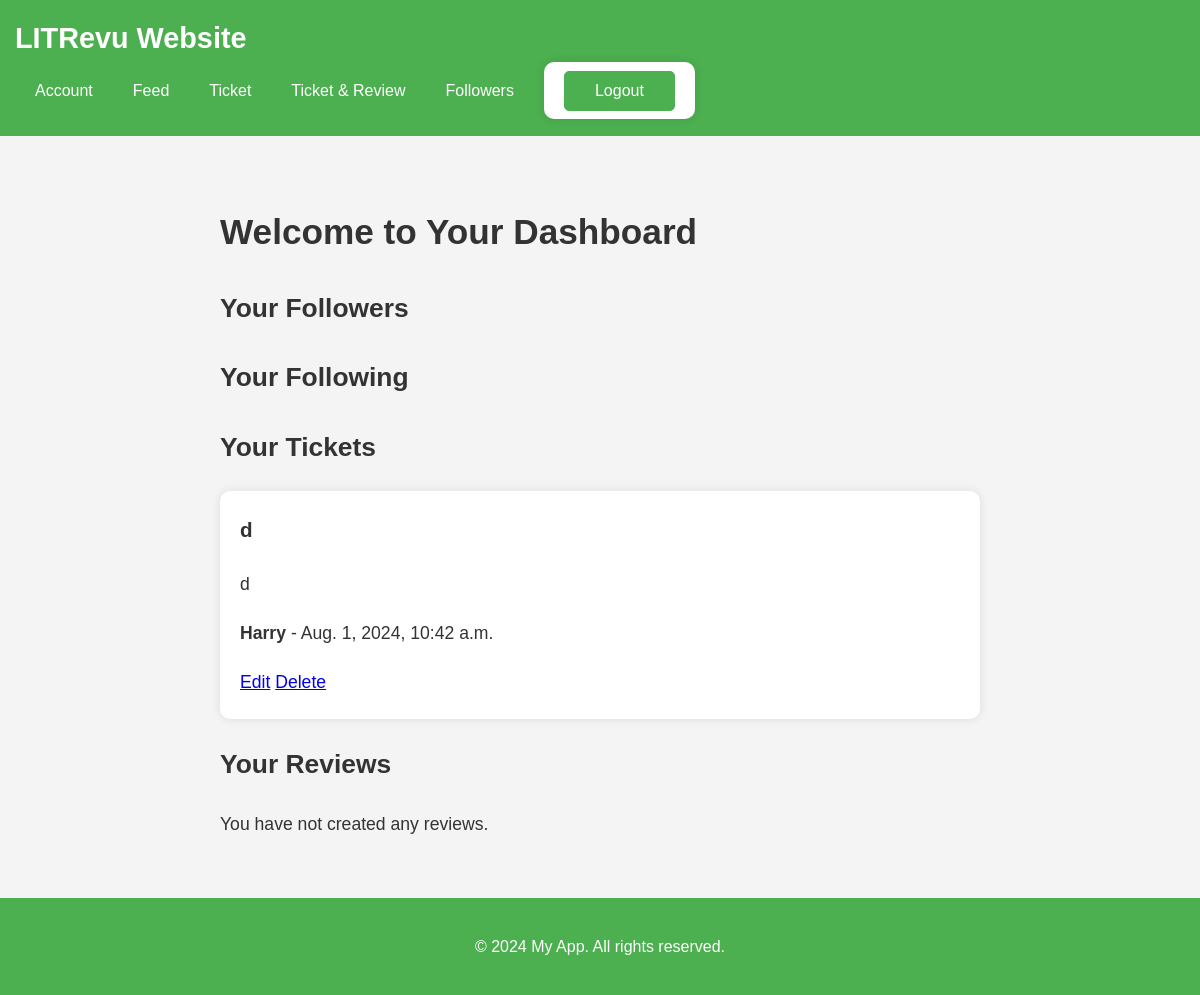
Page /dashboard/ (signed in) on the earlier database version.
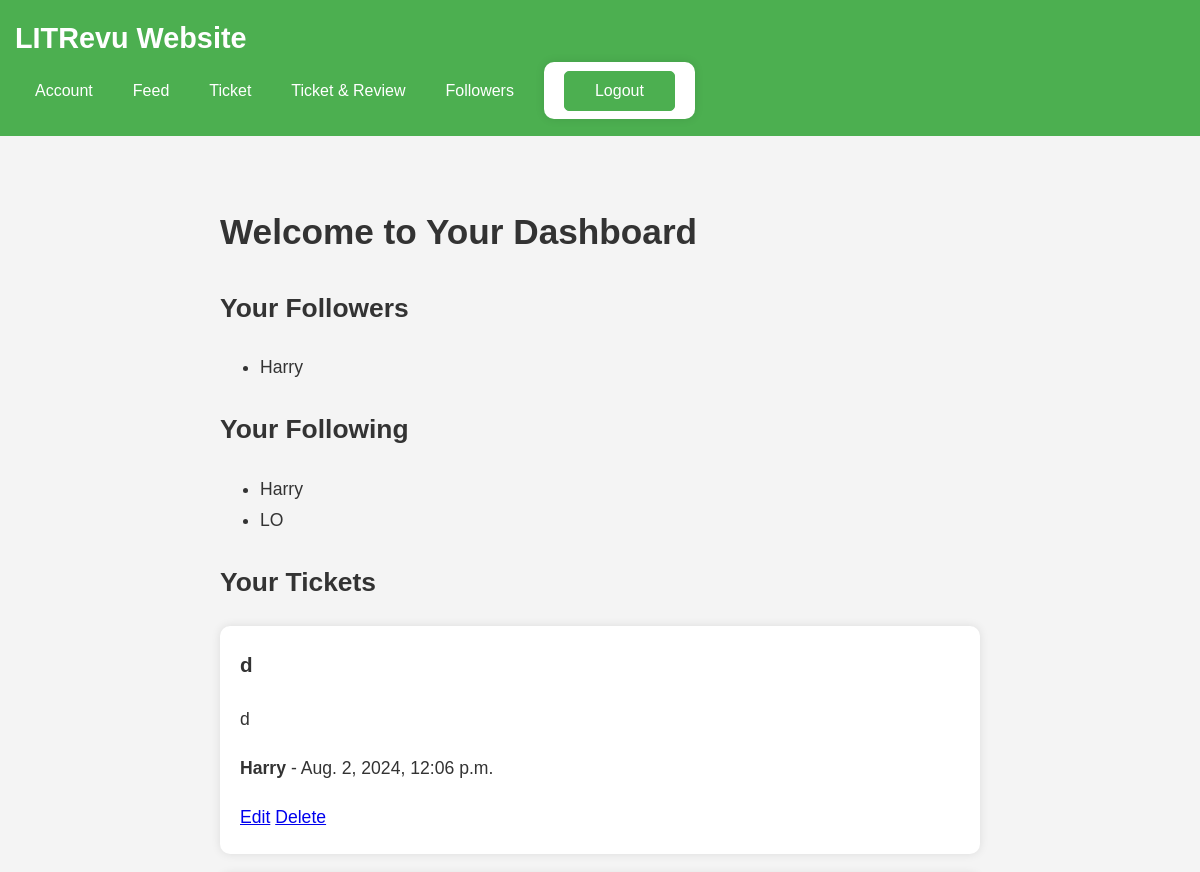
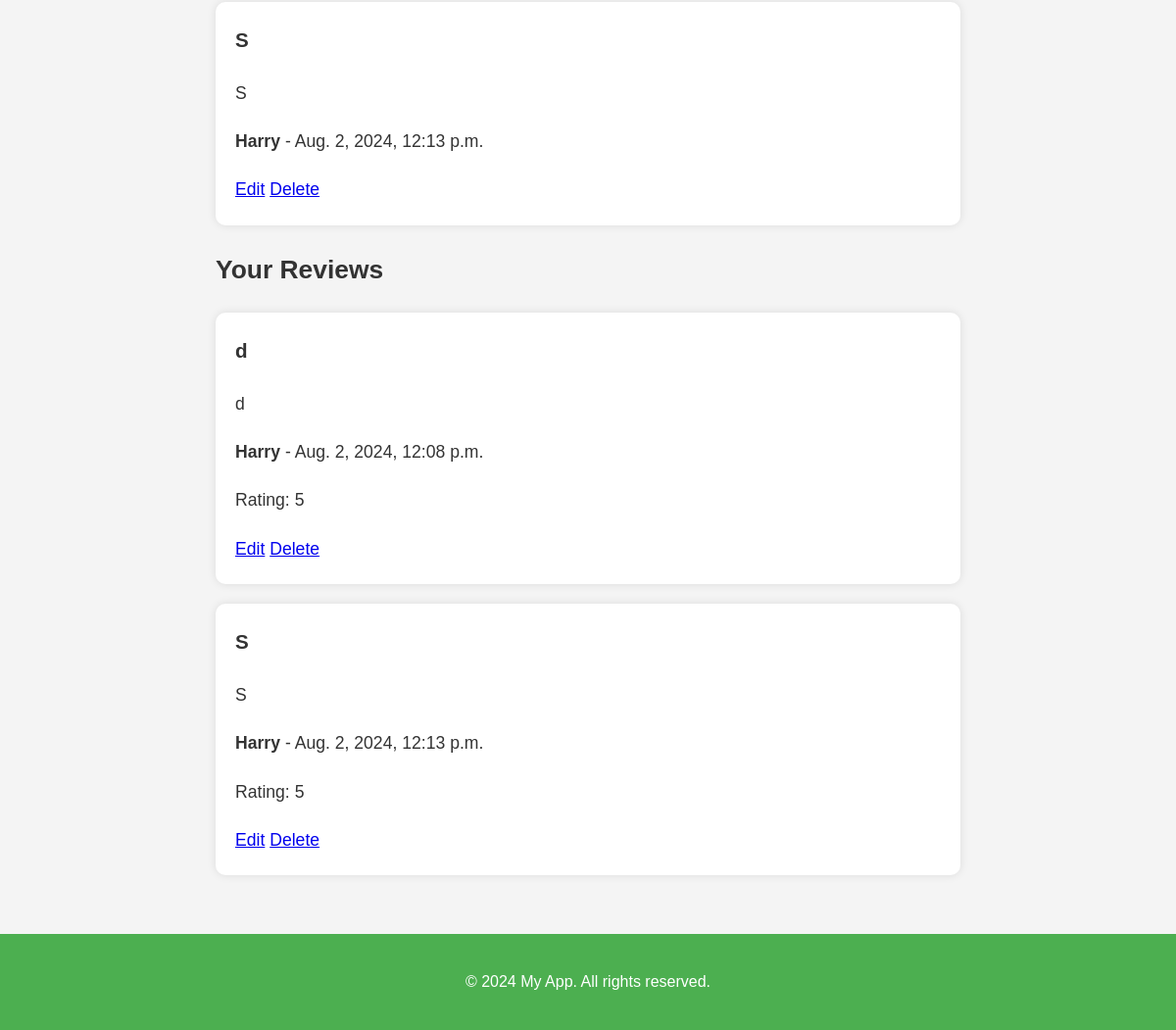
Same page on the later database version (2 pictures, top to bottom).
### myapp/models.py (models this page shows, shortened)
class Ticket(models.Model):
    title = models.CharField(max_length=128)
    description = models.TextField(max_length=2048, blank=True)
    user = models.ForeignKey(to=settings.AUTH_USER_MODEL, on_delete=models.CASCADE)
    image = models.ImageField(upload_to="tickets/", null=True, blank=True)
    time_created = models.DateTimeField(auto_now_add=True)

class UserFollows(models.Model):
    user = models.ForeignKey(
        to=settings.AUTH_USER_MODEL, related_name="following", on_delete=models.CASCADE
    )
    followed_user = models.ForeignKey(
        to=settings.AUTH_USER_MODEL, related_name="followers", on_delete=models.CASCADE
    )
    class Meta:
        constraints = [
            UniqueConstraint(
                fields=["user", "followed_user"], name="unique_user_follow"
            )
        ]
        app_label = "myapp"
        verbose_name = "User Follow"
        verbose_name_plural = "User Follows"

class Review(models.Model):
    ticket = models.ForeignKey(to=Ticket, on_delete=models.CASCADE)
    rating = models.PositiveSmallIntegerField(
        validators=[MinValueValidator(0), MaxValueValidator(5)]
    )
    headline = models.CharField(max_length=128)
    body = models.TextField(max_length=8192, blank=True)
    user = models.ForeignKey(to=settings.AUTH_USER_MODEL, on_delete=models.CASCADE)
    time_created = models.DateTimeField(auto_now_add=True)

### myapp/views.py (the view)
# urls.py: path("dashboard/", dashboard_view, name="dashboard"),
@login_required
def dashboard_view(request):
    user = request.user
    followers = user.followers.all()
    following = user.following.all()
    tickets = Ticket.objects.filter(user=user)
    reviews = Review.objects.filter(user=user)
    return render(
        request,
        "dashboard.html",
        {
            "followers": followers,
            "following": following,
            "tickets": tickets,
            "reviews": reviews,
        },
    )

### myapp/context_processors.py (called while the page is built)
def media_url(request):
    return {"media_url": settings.MEDIA_URL}

### myapp/templates/dashboard.html (shortened to what this page needs)
{% extends 'base.html' %}
{% block content %}
<h1>Welcome to Your Dashboard</h1>
<h2>Your Followers</h2>
<ul>
    {% for follower in followers %}
        <li>{{ follower.user.username }}</li>
    {% endfor %}
</ul>
<h2>Your Following</h2>
<ul>
    {% for follow in following %}
        <li>{{ follow.followed_user.username }}</li>
    {% endfor %}
</ul>
<h2>Your Tickets</h2>
{% if tickets %}
    {% for ticket in tickets %}
        <div class="card">
            <h3>{{ ticket.title }}</h3>
            <p>{{ ticket.description }}</p>
            <p><strong>{{ ticket.user.username }}</strong> - {{ ticket.time_created }}</p>
            <a href="{% url 'myapp:edit_ticket' ticket.id %}">Edit</a>
            <a href="{% url 'myapp:confirm_delete_ticket' ticket.id %}" class="btn btn-danger">Delete</a>
        </div>
    {% endfor %}
{% else %}
    <p>You have not created any tickets.</p>
{% endif %}
<h2>Your Reviews</h2>
{% if reviews %}
    {% for review in reviews %}
        <div class="card">
            <h3>{{ review.headline }}</h3>
            <p>{{ review.body }}</p>
            <p><strong>{{ review.user.username }}</strong> - {{ review.time_created }}</p>
            <p>Rating: {{ review.rating }}</p>
            <a href="{% url 'myapp:edit_review' review.id %}">Edit</a>
            <a href="{% url 'myapp:confirm_delete_review' review.id %}" class="btn btn-danger">Delete</a>
        </div>
    {% endfor %}
{% else %}
    <p>You have not created any reviews.</p>
{% endif %}
{% endblock %}

### myapp/templates/base.html (shortened to what this page needs)
{% load static %}
<!DOCTYPE html>
<html lang="en">
<head>
    <link rel="stylesheet" href="{% static 'css/style.css' %}">
</head>
<body>
    <header>
        <div class="container">
            <h1>LITRevu Website</h1>
            <nav id="nav-menu">
                <ul>
                    {% if user.is_authenticated %}
                        <li><a href="{% url 'myapp:dashboard' %}">Account</a></li>
                        <li><a href="{% url 'myapp:feed' %}">Feed</a></li>
                        <li><a href="{% url 'myapp:create_ticket' %}">Ticket</a></li>
                        <li><a href="{% url 'myapp:create_ticket_review' %}">Ticket & Review</a></li>
                        <li><a href="{% url 'myapp:manage_follows' %}">Followers</a></li>
                        <li>
                            <form method="post" action="{% url 'myapp:logout' %}" style="display: inline;">
                                <button type="submit">Logout</button>
                            </form>
                        </li>
                    {% else %}
                        <li><a href="{% url 'myapp:login' %}">Login</a></li>
                        <li><a href="{% url 'myapp:signup' %}">Signup</a></li>
                    {% endif %}
                </ul>
            </nav>
        </div>
    </header>
    <main>
        <div class="container">
            {% block content %}
            {% endblock %}
        </div>
    </main>
    <footer>
        <div class="container">
            <p>&copy; 2024 My App. All rights reserved.</p>
        </div>
    </footer>
</body>
</html>

### static/css/style.css (style rules this page uses)
body { font-family: Arial, sans-serif; background-color: #f4f4f4; margin: 0; padding: 0; color: #333; line-height: 1.6; box-sizing: border-box; }
*, *::before, *::after { box-sizing: inherit; }
header { background-color: #4CAF50; padding: 15px; position: relative; display: flex; justify-content: space-between; align-items: center; flex-wrap: wrap; }
header h1 { font-size: 1.8em; margin: 0; color: white; }
nav ul { list-style: none; padding: 0; margin: 0; display: flex; align-items: center; }
nav ul li { margin: 0 10px; }
nav ul li a, nav ul li button { color: white; text-decoration: none; padding: 10px; border-radius: 5px; background: none; border: none; font-size: inherit; cursor: pointer; }
nav ul li:last-child { margin-right: 0; }
nav ul li form button { background-color: #4CAF50; border: 1px solid #4CAF50; border-radius: 5px; color: white; cursor: pointer; transition: background-color 0.3s; }
main { max-width: 800px; margin: 20px auto; padding: 20px; font-size: 1.1em; line-height: 1.8; }
h1, h2 { color: #333; margin-bottom: 20px; }
.card, form { background-color: white; padding: 20px; border-radius: 10px; box-shadow: 0 0 10px rgba(0, 0, 0, 0.1); margin-bottom: 20px; }
.card h3, .form-group label { margin-top: 0; }
form input, form textarea, form button, form select { width: 100%; padding: 15px; margin: 10px 0; border: 1px solid #ccc; border-radius: 5px; font-size: 1em; }
form button { background-color: #4CAF50; color: white; border: none; cursor: pointer; transition: background-color 0.3s; }
footer { background-color: #4CAF50; color: white; text-align: center; padding: 20px 10px; width: 100%; position: static; }

Differences in the rows shown:
removed Ticket: title "d", description "d", user.username "Harry", time_created "Aug. 1, 2024, 10:42 a.m."
added UserFollows: user.username "Harry", followed_user.username "Harry"
added UserFollows: followed_user.username "LO", shown under "Your Following"
added Ticket: title "d", description "d", user.username "Harry", time_created "Aug. 2, 2024, 12:06 p.m."
added Ticket: title "S", description "S", user.username "Harry", time_created "Aug. 2, 2024, 12:13 p.m."
added Review: headline "d", body "d", user.username "Harry", time_created "Aug. 2, 2024, 12:08 p.m.", rating "5"
added Review: headline "S", body "S", user.username "Harry", time_created "Aug. 2, 2024, 12:13 p.m.", rating "5"
Other differences:
text no longer shown: "You have not created any reviews."
